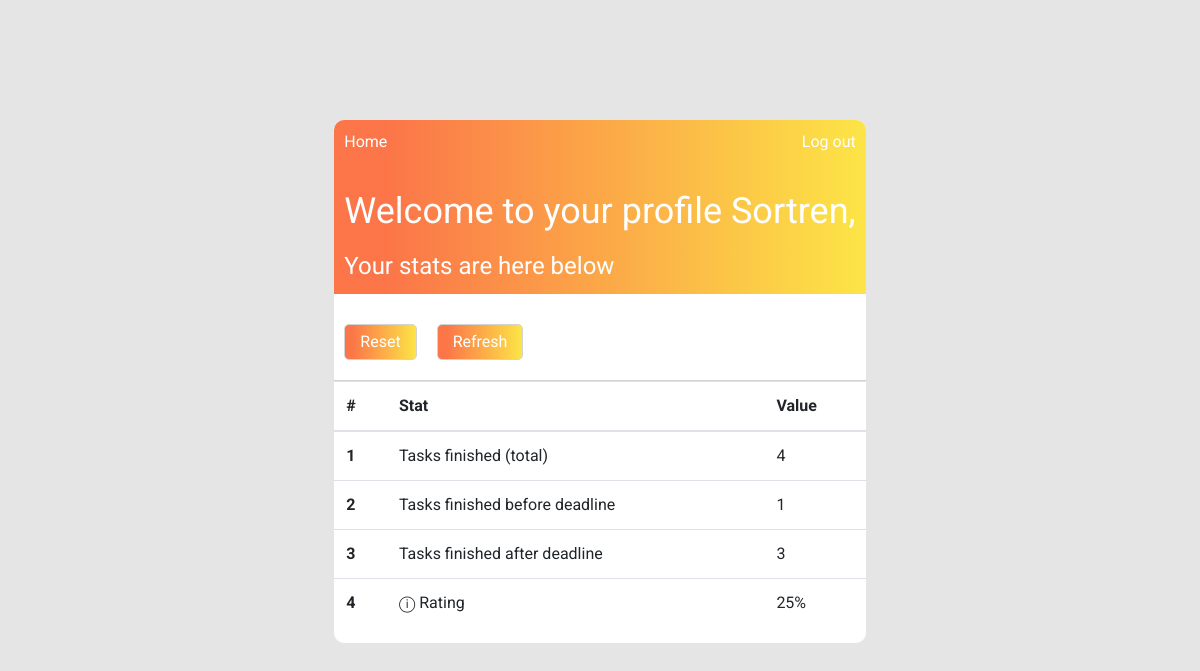
The page /profile/ (signed in) on the database as committed earlier.
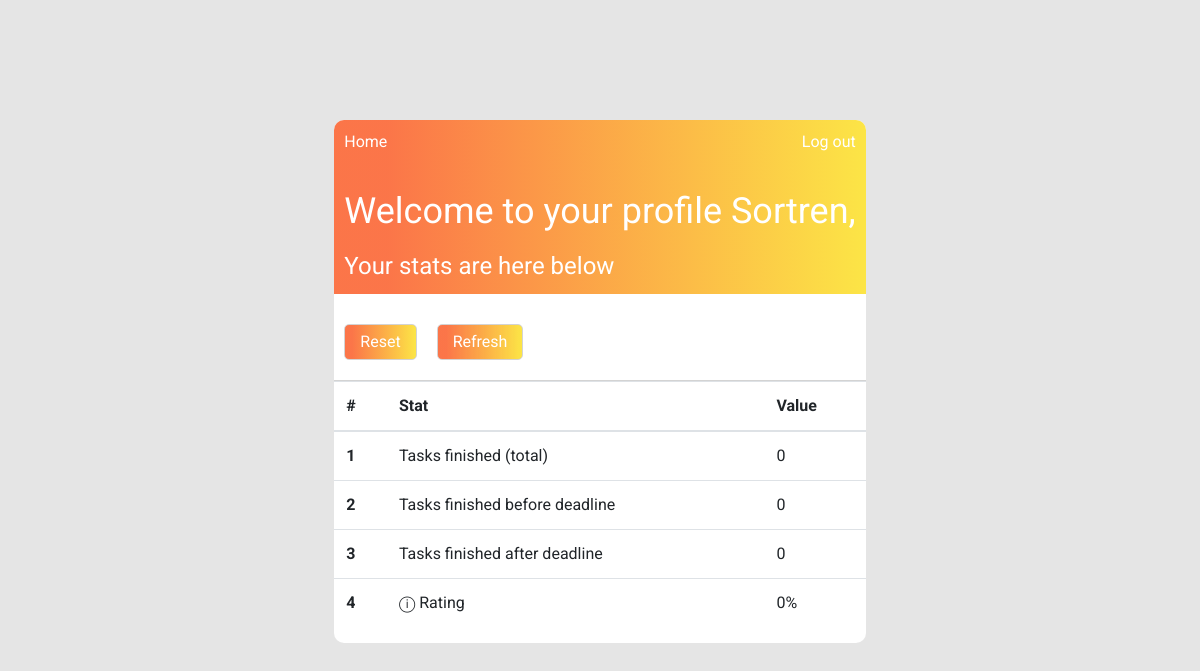
The same page on the database as committed later.
### users/models.py (models this page shows, shortened)
class Profile(models.Model):
    user = models.OneToOneField(User, on_delete=models.CASCADE)
    total_tasks_finished = models.PositiveIntegerField(default=0)
    finished_before_deadline = models.PositiveIntegerField(default=0)
    finished_after_deadline = models.PositiveIntegerField(default=0)
    rating = models.PositiveIntegerField(
        default=0, validators=[validate_rating])

### users/views.py (the view)
# urls.py: path('profile/', include('users.urls')),
@require_http_methods(['GET'])
@login_required
def profile(request):
    profile = Profile.objects.get(user=request.user)
    context = {
        'profile': profile
    }
    return render(request, 'users/profile.html', context)

### users/templates/users/profile.html (shortened to what this page needs)
{% extends "to_do/base_home.html" %}
{% block header%}
  <span class="welcome">Welcome to your profile <a href = "{% url 'profile' %} " class = "username">{{ user.username }},</a></span>
{% endblock header%}
{% block mid-panel %}
  <div class="sort">
    <form method="POST" action="reset-stats/" class="reset">
      <button class = "button" type="submit">Reset</button>
    </form>
    <form method="POST" action="refresh-stats/" class="reset">
      <button class = "button" type="submit">Refresh</button>
    </form>
  </div>
{% endblock mid-panel %}
{% block tasks-to-do %}
    <span class="incomplete">
      Your stats are here below
    </span>
{% endblock tasks-to-do %}
{% block profile%}
    <div class = "tasks-container">
      <table class="table">
        <thead>
          <tr>
            <th scope="col">#</th>
            <th scope="col">Stat</th>
            <th scope="col">Value</th>
          </tr>
        </thead>
        <tbody>
          <tr>
            <th scope="row">1</th>
            <td>Tasks finished (total)</td>
            <td>{{profile.total_tasks_finished}}</td>
          </tr>
          <tr>
            <th scope="row">2</th>
            <td>Tasks finished before deadline</td>
            <td>{{profile.finished_before_deadline}}</td>
          </tr>
          <tr>
            <th scope="row">3</th>
            <td>Tasks finished after deadline</td>
            <td>{{profile.finished_after_deadline}}</td>
          </tr>
          <tr>
            <th scope="row">4</th>
              <td>
                <span data-bs-toggle="tooltip" data-bs-placement="top" title="Rating is basically the percantage of your tasks finished before deadline to the total amount of tasks finished, thus you can know how on-time are" class="hidden-info">&#9432</span>
                <span>Rating</span>
              </td>
            <td>{{profile.rating}}%</td>
          </tr>
        </tbody>
      </table>
    </div>
{% endblock profile%}

### to_do/templates/to_do/base_home.html (shortened to what this page needs)
{%load static%}
<!DOCTYPE html>
<html lang="en">
<head>
    <link rel="stylesheet" href="https://maxcdn.bootstrapcdn.com/bootstrap/4.0.0/css/bootstrap.min.css">
    <link rel="stylesheet" href="{% static 'to_do/home.css'%}">
</head>
<body>
    <main>
        <div class = "app">
            <div class = "top-bar">
                <div class="navigation">
                    <a href="{% url 'to_do-home' %}" class = "logout">Home</a>
                    <a href="{% url 'logout' %}" class = "logout">Log out</a>
                </div>
                <div class="text">
                    {% block header%}
                    {% endblock header%}
                    {% block tasks-to-do %}
                    {% endblock tasks-to-do %}
                </div>
            </div>
            <div class="mid-panel">
                {% block mid-panel %}
                {% endblock mid-panel %}
            </div>
            <div class = "struct">
                {% block profile%}
                {% endblock profile%}
            </div>
        </div>
    </main>
</body>
</html>

### to_do/static/to_do/home.css (style rules this page uses)
* { margin: 0; padding: 0; box-sizing: border-box; font-family: "Roboto", sans-serif; }
body { background-color: #e5e5e5; }
main { display: flex; flex-direction: column; justify-content: center; align-items: center; min-height: calc(100vh - 200px); position: relative; top: 15vh; }
.app { display: flex; flex-direction: column; min-width: 30%; height: fit-content; border-radius: 10px; background-color: white; overflow: hidden; margin-bottom: 15vh; }
.top-bar { color: white; display: flex; flex-direction: column; padding: 10px; background: rgb(251, 110, 63); background: linear-gradient( 90deg, rgba(251, 110, 63, 0.9500175070028011) 10%, rgba(252, 229, 70, 1) 100% ); }
.text { display: flex; flex-direction: column; padding-top: 30px; gap: 10px; }
.welcome { font-size: 36px; }
.welcome a { color: white; text-decoration: none; }
.incomplete { font-size: 24px; }
.navigation { display: flex; flex-direction: row; justify-content: space-between; }
.navigation a { color: white; text-decoration: none; }
.mid-panel { display: flex; align-items: center; justify-content: space-between; }
.sort { display: flex; align-items: center; gap: 20px; padding: 30px 10px 20px 10px; }
.button, .button:focus { outline: none; text-decoration: none; border: 0.5px solid lightgrey; cursor: pointer; border-radius: 5px; color: white; padding: 5px 15px 5px 15px; background: rgb(251, 110, 63); background: linear-gradient( 90deg, rgba(251, 110, 63, 0.9500175070028011) 10%, rgba(252, 229, 70, 1) 100% ); }
.struct { border-top: 1px solid lightgrey; display: flex; gap: 41px; max-height: 43vh; }
.tasks-container { display: flex; flex-direction: column; flex: 1; }
.hidden-info { cursor: pointer; }

Rows that differ between the two databases and show on the page:
changed Profile: total_tasks_finished "4" → "0"; finished_before_deadline "1" → "0"; finished_after_deadline "3" → "0"; rating "25" → "0"
